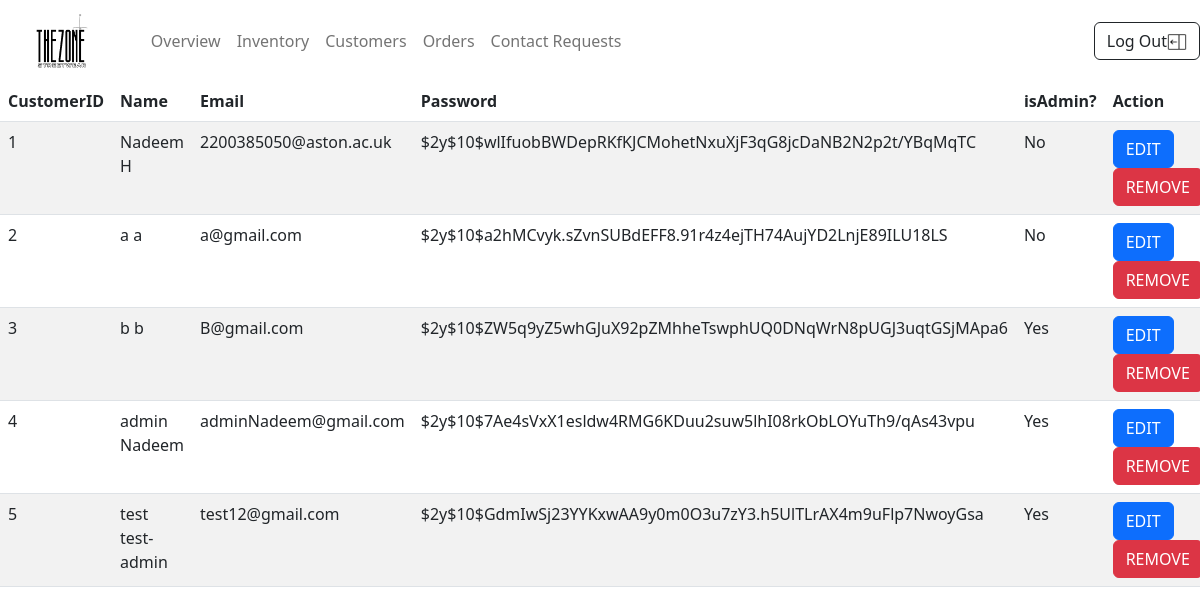
Screenshot of /admin-customers.php (signed in) with the database file from the repository.
### tables this page shows
CREATE TABLE `useraccounts` (
  `UserID` int(11) NOT NULL,
  `Firstname` varchar(255) DEFAULT NULL,
  `Lastname` varchar(255) DEFAULT NULL,
  `Email` varchar(255) DEFAULT NULL,
  `Pass` varchar(255) DEFAULT NULL,
  `isAdmin` tinyint(1) DEFAULT 0
);

### admin-customers.php (the view, shortened to what this page needs)
<!DOCTYPE html>
<html lang="en">
<head>
    <link rel="stylesheet" href="https://cdnjs.cloudflare.com/ajax/libs/twitter-bootstrap/5.2.0/css/bootstrap.min.css">
    <link rel="stylesheet" href="https://cdn.datatables.net/1.13.4/css/dataTables.bootstrap5.min.css">
    <link rel="stylesheet" href="../TheZone/style.css">
</head>
<body>
    <?php include('../TheZone/adminnavbar.php') ?>
    <section>
        <table id="example" class="table table-striped" style="width:100%">
            <thead>
                <tr>
                    <th>CustomerID</th>
                    <th>Name</th>
                    <th>Email</th>
                    <th>Password</th>
                    <th>isAdmin?</th>
                    <th>Action</th>
                </tr>
            </thead>
            <tbody>
                <?php
                include('../TheZone/connectiondb.php');
                $users = $db->prepare("SELECT * FROM useraccounts");
                $users->execute();
                foreach ($users as $user) {
                    echo "<tr>";
                    echo "<td>" . $user['UserID'] . "</td>";
                    echo "<td>" . $user['Firstname'] . " " . $user['Lastname'] . "</td>";
                    echo "<td>" . $user['Email'] . "</td>";
                    echo "<td>" . $user['Pass'] . "</td>";
                    echo "<td>" . ($user['isAdmin'] ? 'Yes' : 'No') . "</td>";
                    echo "<td>";
                    echo "<button type='button' class='btn btn-primary editbtn' data-userid='" . $user['UserID'] . "' data-firstname='" . $user['Firstname'] . "' data-lastname='" . $user['Lastname'] . "' data-useremail='" . $user['Email'] . "' data-userpassword='" . $user['Pass'] . "' data-isadmin ='".$user['isAdmin'] . "'>EDIT</button>";
                    echo "<form style='display: inline-block;' action='../TheZone/remove-user.php' method='post'>";
                    echo "<button type='submit' class='btn btn-danger'>REMOVE</button>";
                    echo "</form>";
                    echo "</td>";
                    echo "</tr>";
                }
                ?>
            </tbody>
        </table>
    </section>
</body>
</html>

### adminnavbar.php (shortened to what this page needs)
<header>
    <nav class="navbar navbar-expand-lg bg-body-tertiary">
        <div class="container-fluid">
            <a class="navbar-brand" href="adminhomepage.php"><img class="img-fluid logo" src="../TheZone/images/logo-tp.png"
                    alt="Logo"></a>
            <div class="collapse navbar-collapse" id="navbarSupportedContent"
                style="display: flex; justify-content: space-between; align-items: center; width:100%;">
                <ul class="navbar-nav me-auto mb-2 mb-lg-0">
                    <li class="nav-item">
                        <a class="nav-link" href="adminhomepage.php">Overview</a>
                    </li>
                    <li class="nav-item">
                        <a class="nav-link" href="admin-inventory.php">Inventory</a>
                    </li>
                    <li class="nav-item">
                        <a class="nav-link" href="admin-customers.php">Customers</a>
                    </li>
                    <li class="nav-item">
                        <a class="nav-link" href="admin-order.php">Orders</a>
                    </li>
                    <li class="nav-item">
                        <a class="nav-link" href="admin-contacts.php">Contact Requests</a>
                    </li>
                </ul>
                <ul class="navbar-nav">
                    <li class="nav-item">
                        <?php
            if (isset($_SESSION['email'])) {
              echo '<li><a href="logout.php" class="btn btn-outline-dark navbar-btn">Log Out<img src="images/logout-icon.png" alt="Logout" width="20" height="20"></a></li>';
            } else {
              echo '<li><a href="login-signup-page.php"class="btn btn-outline-dark">Login<img src="images/login-icon.png" alt="Login/Signup" width="20" height="20"></a></li>';
            }
            ?>
                    </li>
                </ul>
            </div>
        </div>
    </nav>
</header>

### style.css (style rules this page uses)
div { padding: 0 !important; }
.logo { width: 12vw; }
.navbar, .navbar-nav, .container-fluid { max-width: 100%; }

### rows the page displays
useraccounts: UserID "1", Firstname "Nadeem", Lastname "H", Email "2200385050@aston.ac.uk", Pass "$2y$10$wlIfuobBWDepRKfKJCMohetNxuXjF3qG8jcDaNB2N2p2t/YBqMqTC", isAdmin "No"
useraccounts: UserID "2", Firstname "a", Lastname "a", Email "a@gmail.com", Pass "$2y$10$a2hMCvyk.sZvnSUBdEFF8.91r4z4ejTH74AujYD2LnjE89ILU18LS", isAdmin "No"
useraccounts: UserID "3", Firstname "b", Lastname "b", Email "B@gmail.com", Pass "$2y$10$ZW5q9yZ5whGJuX92pZMhheTswphUQ0DNqWrN8pUGJ3uqtGSjMApa6", isAdmin "Yes"
useraccounts: UserID "4", Firstname "admin", Lastname "Nadeem", Email "adminNadeem@gmail.com", Pass "$2y$10$7Ae4sVxX1esldw4RMG6KDuu2suw5lhI08rkObLOYuTh9/qAs43vpu", isAdmin "Yes"
useraccounts: UserID "5", Firstname "test", Lastname "test-admin", Email "test12@gmail.com", Pass "$2y$10$GdmIwSj23YYKxwAA9y0m0O3u7zY3.h5UlTLrAX4m9uFlp7NwoyGsa", isAdmin "Yes"
